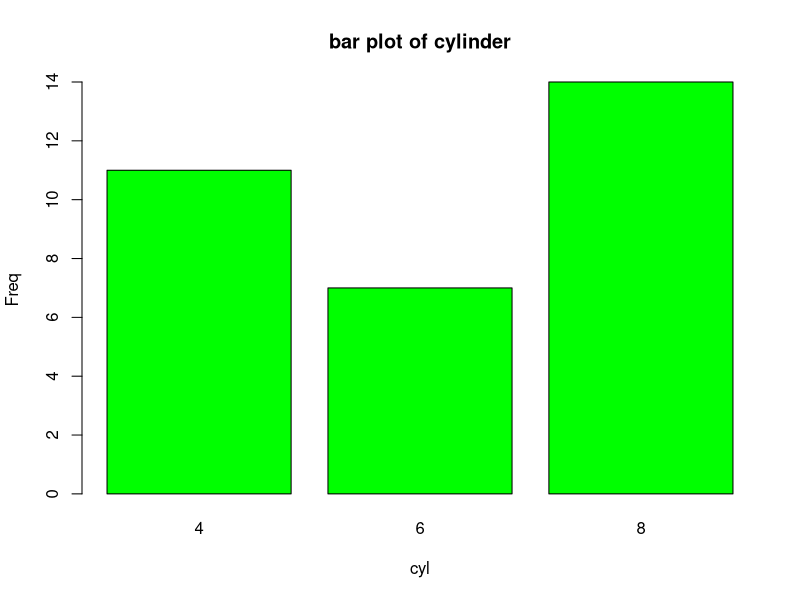
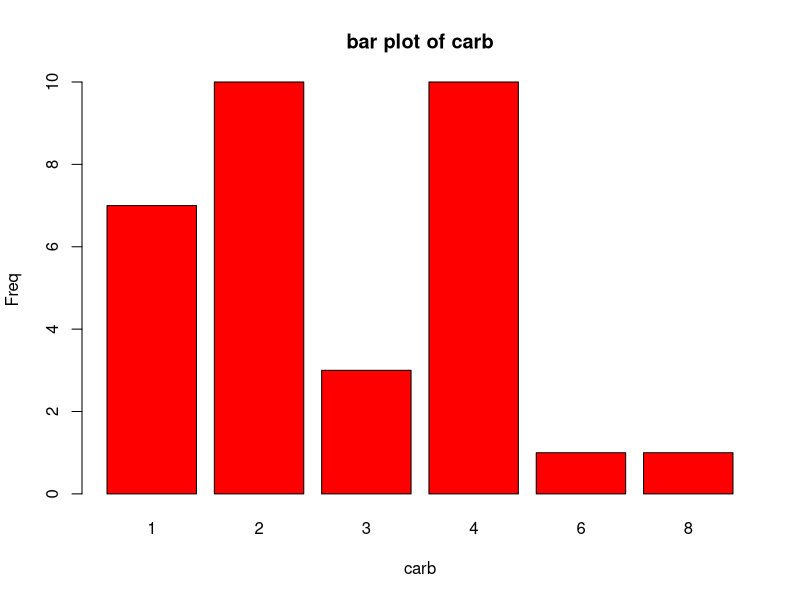
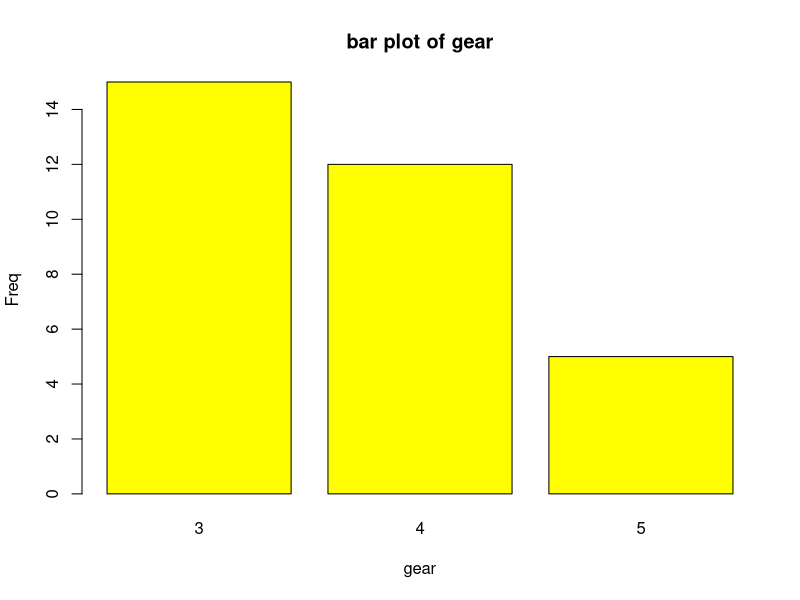
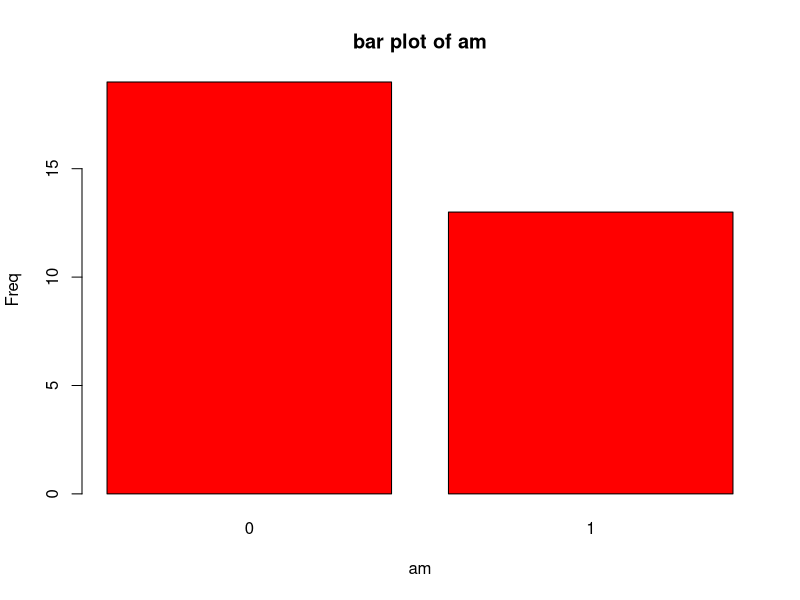
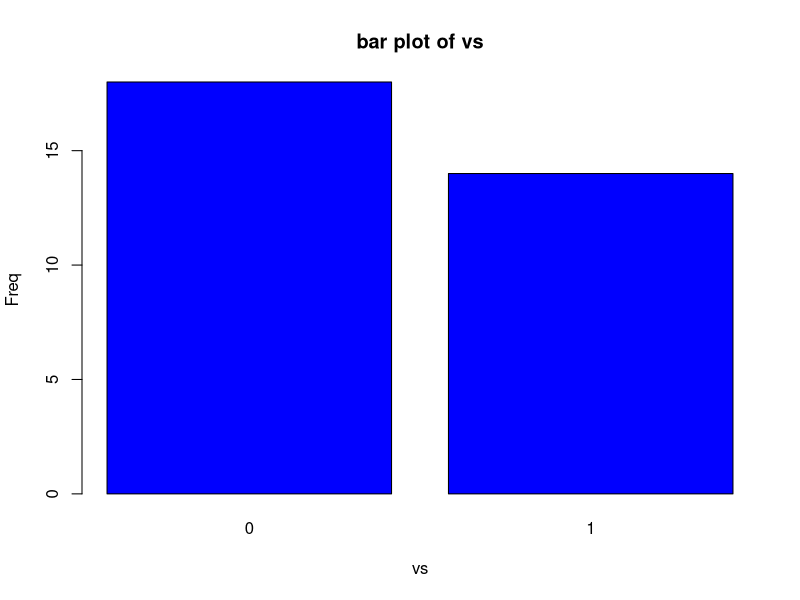

Generate these figures, in order, with R: (Note: this script raises an error after producing the figures.)
#Assignment_4_2 - Session 4:

#Q1: Write a program to create barplots for all the categorical columns in mtcars.

#Solution 1
head(mtcars)
#cyl, vs, am, gear, carb are categorical variable in the dataset
barplot(table(mtcars$cyl) ,main ="bar plot of cylinder",xlab="cyl",ylab = "Freq",col="green")
barplot(table(mtcars$carb) ,main ="bar plot of carb",xlab="carb",ylab = "Freq",col="red")
barplot(table(mtcars$gear) ,main ="bar plot of gear",xlab="gear",ylab = "Freq",col="yellow")
barplot(table(mtcars$am) ,main ="bar plot of am",xlab="am",ylab = "Freq",col="red")
barplot(table(mtcars$vs) ,main ="bar plot of vs",xlab="vs",ylab = "Freq",col="blue")


#Q2: Create a scatterplot matrix by gear types in mtcars dataset.

#Solution 2:
library(ggplot2)
#Using function scatterplotMatrix()
scatterplotMatrix(~mpg+disp+drat+hp+wt+qsec+vs|gear,data=mtcars, main="Scatterplot by gear types")


#Q3: Write a program to create a plot density by class variable.

#Solution 3:
#Using data iris to create density plot by class variable (Species in this case)
#using package ggplot2
library(ggplot2)
ggplot(iris, aes(x = Sepal.Length, color = Species)) + geom_density()

